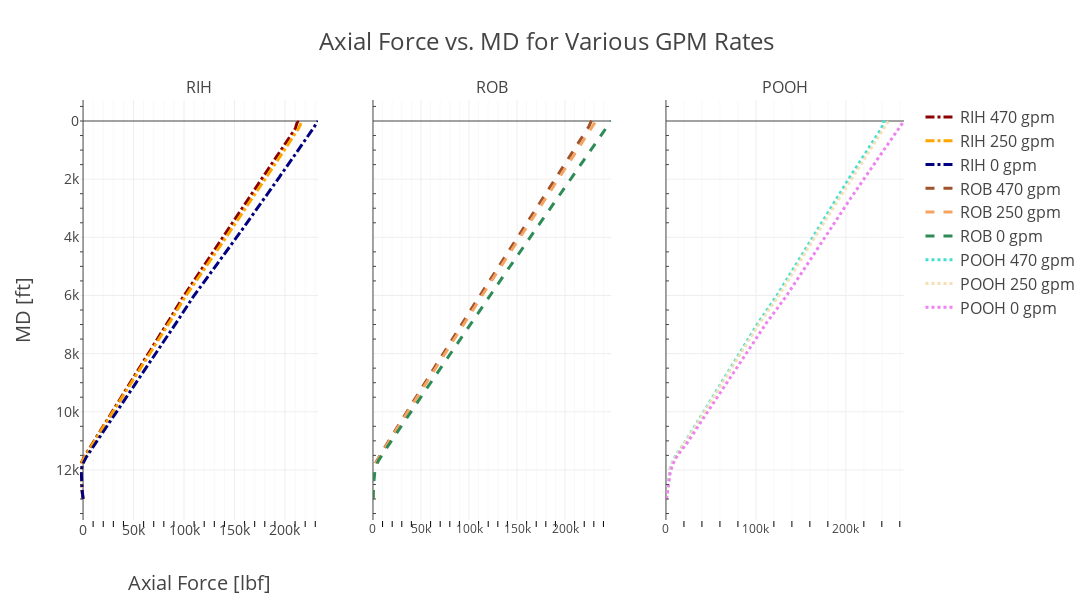

The code cell stored with this chart in its notebook:
### Code cell
import plotly.graph_objects as go
from plotly.subplots import make_subplots

fig = make_subplots(rows=1, cols=3, subplot_titles=("RIH", "ROB", "POOH"), shared_yaxes=True)

fig.add_trace(go.Scatter(x=RIH_470[0], y=np.linspace(13000, 0, len(POOH_470[0])), name='RIH 470 gpm', line=dict(color='darkred', width=3, dash='dashdot')), row=1, col=1)
fig.add_trace(go.Scatter(x=RIH_250[0], y=np.linspace(13000, 0, len(RIH_470[0])), name='RIH 250 gpm', line=dict(color='orange', width=3, dash='dashdot')), row=1, col=1) 
fig.add_trace(go.Scatter(x=RIH_0[0], y=np.linspace(13000, 0, len(ROB_470[0])), name='RIH 0 gpm', line=dict(color='navy', width=3, dash='dashdot')), row=1, col=1) 
fig.add_trace(go.Scatter(x=ROB_470[0], y=np.linspace(13000, 0, len(POOH_250[0])), name='ROB 470 gpm', line=dict(color='sienna', width=3, dash='dash')), row=1, col=2)
fig.add_trace(go.Scatter(x=ROB_250[0], y=np.linspace(13000, 0, len(RIH_250[0])), name='ROB 250 gpm', line=dict(color='sandybrown', width=3, dash='dash')), row=1, col=2) 
fig.add_trace(go.Scatter(x=ROB_0[0], y=np.linspace(13000, 0, len(ROB_250[0])), name='ROB 0 gpm', line=dict(color='seagreen', width=3, dash='dash')), row=1, col=2) 
fig.add_trace(go.Scatter(x=POOH_470[0], y=np.linspace(13000, 0, len(POOH_0[0])), name='POOH 470 gpm', line=dict(color='turquoise', width=3, dash='dot')), row=1, col=3)
fig.add_trace(go.Scatter(x=POOH_250[0], y=np.linspace(13000, 0, len(RIH_0[0])), name='POOH 250 gpm', line=dict(color='wheat', width=3, dash='dot')), row=1, col=3) 
fig.add_trace(go.Scatter(x=POOH_0[0], y=np.linspace(13000, 0, len(ROB_0[0])), name='POOH 0 gpm', line=dict(color='violet', width=3, dash='dot')), row=1, col=3) 

# Update the layout for white background and improved readability
fig.update_xaxes(minor=dict(ticklen=6, tickcolor="black", showgrid=True))
fig.update_yaxes(minor_ticks="inside")
fig.update_layout(
    
    template= "none",
    title='Axial Force vs. MD for Various GPM Rates',  # Add a title
    title_font_size=24,
    xaxis=dict(
        title='Axial Force [lbf]',
        titlefont_size=20,
        tickfont_size=14
    ),
    yaxis=dict(
        title='MD [ft]',
        titlefont_size=20,
        tickfont_size=14,
        autorange="reversed"
    ),
    legend=dict(
        traceorder='normal',
        font=dict(
            size=16,
        )
    ),
    height = 600,
    width = 1400
)

# Show the figure
fig.show()
# fig.write_html("Plot.html")

### Figure 1 — Plotly figure (JSON) as saved in the notebook; plotly's stock layout.template omitted (floating-point values rounded to 4 significant figures; data arrays with more than 128 entries replaced by an {"elided": "..."} marker saying what was removed)
{"data": [{"line": {"color": "darkred", "dash": "dashdot", "width": 3}, "name": "RIH 470 gpm", "type": "scatter", "x": {"elided": "419 float values"}, "xaxis": "x", "y": {"elided": "419 float values"}, "yaxis": "y"}, {"line": {"color": "orange", "dash": "dashdot", "width": 3}, "name": "RIH 250 gpm", "type": "scatter", "x": {"elided": "419 float values"}, "xaxis": "x", "y": {"elided": "419 float values"}, "yaxis": "y"}, {"line": {"color": "navy", "dash": "dashdot", "width": 3}, "name": "RIH 0 gpm", "type": "scatter", "x": {"elided": "419 float values"}, "xaxis": "x", "y": {"elided": "419 float values"}, "yaxis": "y"}, {"line": {"color": "sienna", "dash": "dash", "width": 3}, "name": "ROB 470 gpm", "type": "scatter", "x": {"elided": "419 float values"}, "xaxis": "x2", "y": {"elided": "419 float values"}, "yaxis": "y2"}, {"line": {"color": "sandybrown", "dash": "dash", "width": 3}, "name": "ROB 250 gpm", "type": "scatter", "x": {"elided": "419 float values"}, "xaxis": "x2", "y": {"elided": "419 float values"}, "yaxis": "y2"}, {"line": {"color": "seagreen", "dash": "dash", "width": 3}, "name": "ROB 0 gpm", "type": "scatter", "x": {"elided": "419 float values"}, "xaxis": "x2", "y": {"elided": "419 float values"}, "yaxis": "y2"}, {"line": {"color": "turquoise", "dash": "dot", "width": 3}, "name": "POOH 470 gpm", "type": "scatter", "x": {"elided": "419 float values"}, "xaxis": "x3", "y": {"elided": "419 float values"}, "yaxis": "y3"}, {"line": {"color": "wheat", "dash": "dot", "width": 3}, "name": "POOH 250 gpm", "type": "scatter", "x": {"elided": "419 float values"}, "xaxis": "x3", "y": {"elided": "419 float values"}, "yaxis": "y3"}, {"line": {"color": "violet", "dash": "dot", "width": 3}, "name": "POOH 0 gpm", "type": "scatter", "x": {"elided": "419 float values"}, "xaxis": "x3", "y": {"elided": "419 float values"}, "yaxis": "y3"}], "layout": {"annotations": [{"font": {"size": 16}, "showarrow": false, "text": "RIH", "x": 0.1444, "xanchor": "center", "xref": "paper", "y": 1, "yanchor": "bottom", "yref": "paper"}, {"font": {"size": 16}, "showarrow": false, "text": "ROB", "x": 0.5, "xanchor": "center", "xref": "paper", "y": 1, "yanchor": "bottom", "yref": "paper"}, {"font": {"size": 16}, "showarrow": false, "text": "POOH", "x": 0.8556, "xanchor": "center", "xref": "paper", "y": 1, "yanchor": "bottom", "yref": "paper"}], "height": 600, "legend": {"font": {"size": 16}, "traceorder": "normal"}, "title": {"font": {"size": 24}, "text": "Axial Force vs. MD for Various GPM Rates"}, "width": 1400, "xaxis": {"anchor": "y", "domain": [0, 0.2889], "minor": {"showgrid": true, "tickcolor": "black", "ticklen": 6}, "tickfont": {"size": 14}, "title": {"font": {"size": 20}, "text": "Axial Force [lbf]"}}, "xaxis2": {"anchor": "y2", "domain": [0.3556, 0.6444], "minor": {"showgrid": true, "tickcolor": "black", "ticklen": 6}}, "xaxis3": {"anchor": "y3", "domain": [0.7111, 1], "minor": {"showgrid": true, "tickcolor": "black", "ticklen": 6}}, "yaxis": {"anchor": "x", "autorange": "reversed", "domain": [0, 1], "minor": {"ticks": "inside"}, "tickfont": {"size": 14}, "title": {"font": {"size": 20}, "text": "MD [ft]"}}, "yaxis2": {"anchor": "x2", "domain": [0, 1], "matches": "y", "minor": {"ticks": "inside"}, "showticklabels": false}, "yaxis3": {"anchor": "x3", "domain": [0, 1], "matches": "y", "minor": {"ticks": "inside"}, "showticklabels": false}}}
